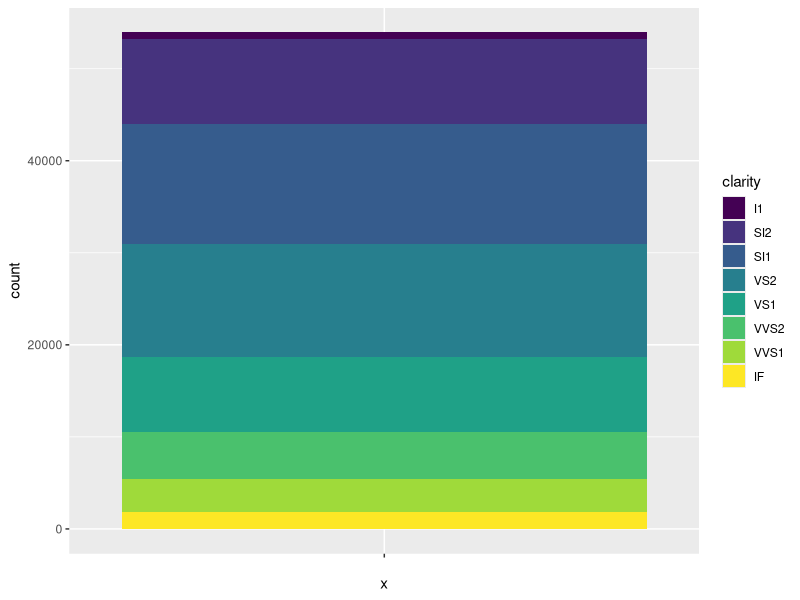
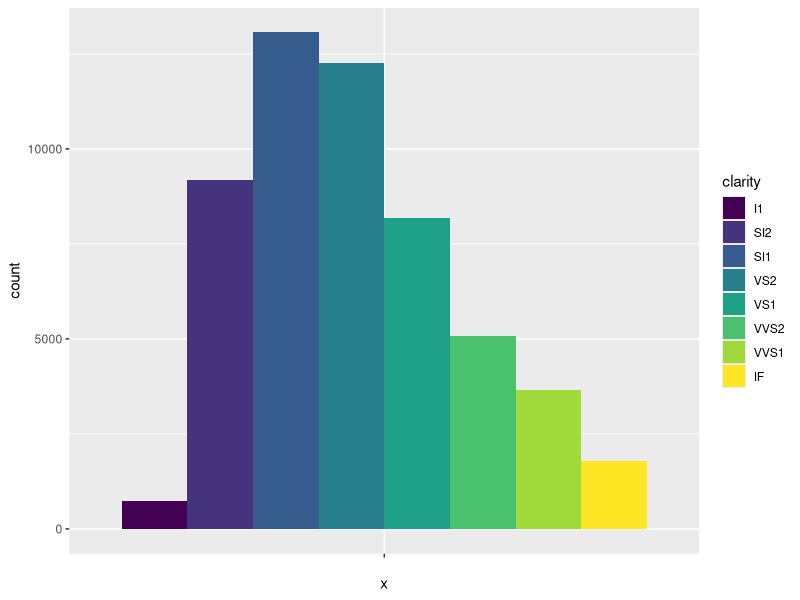
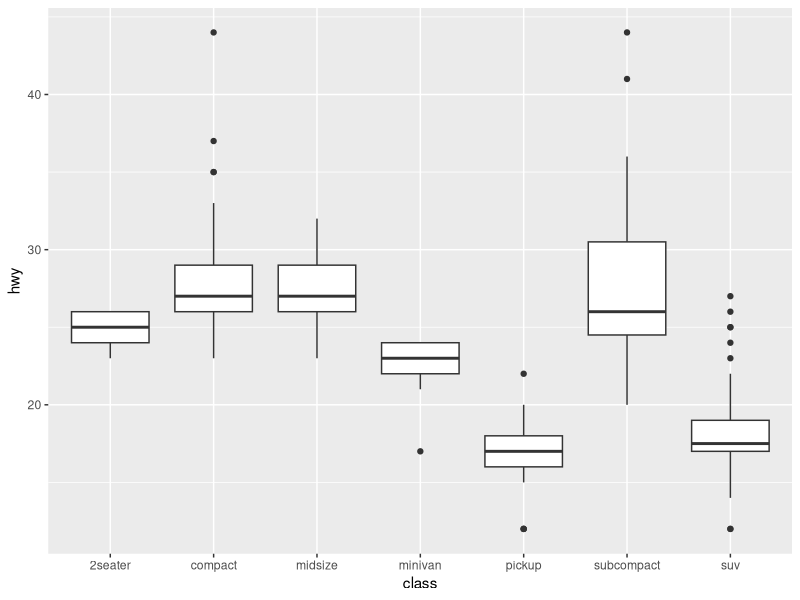
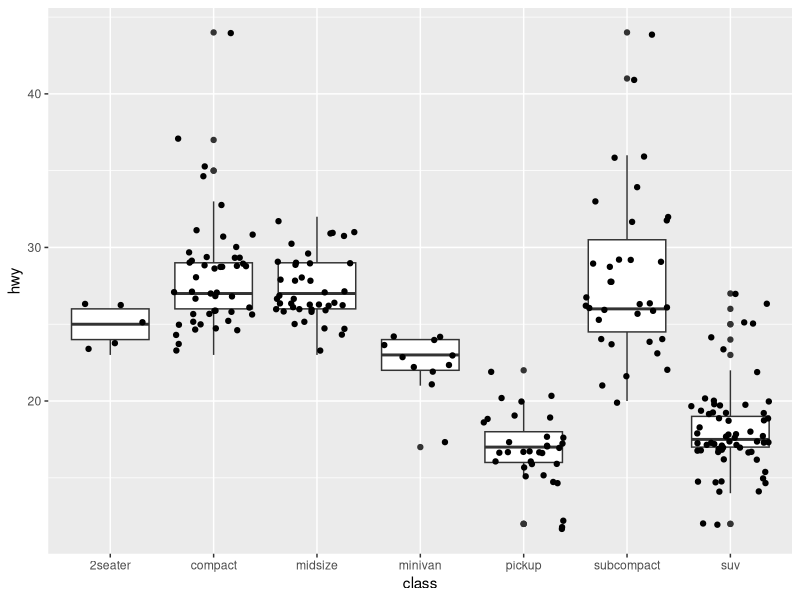
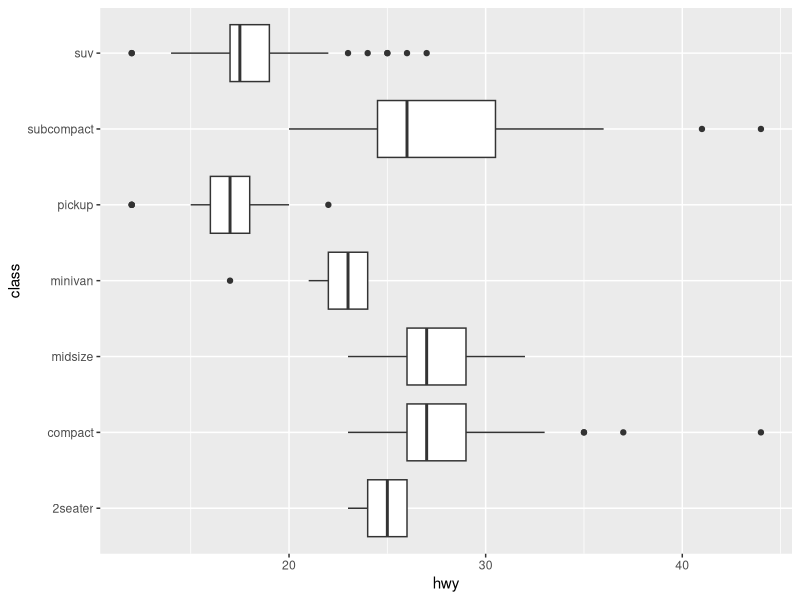
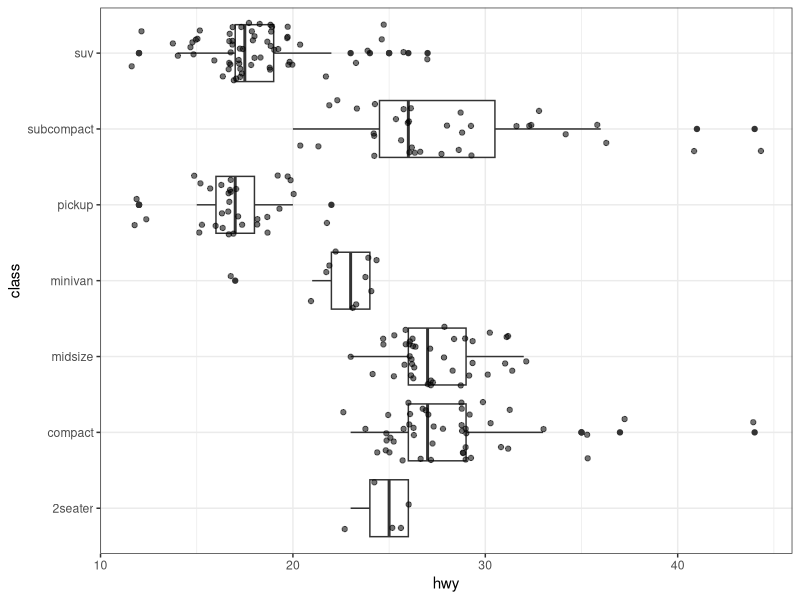
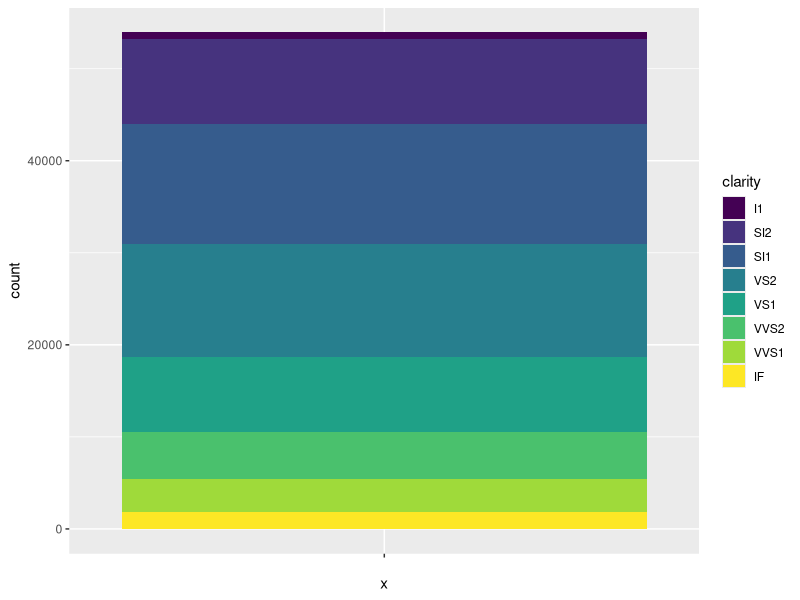
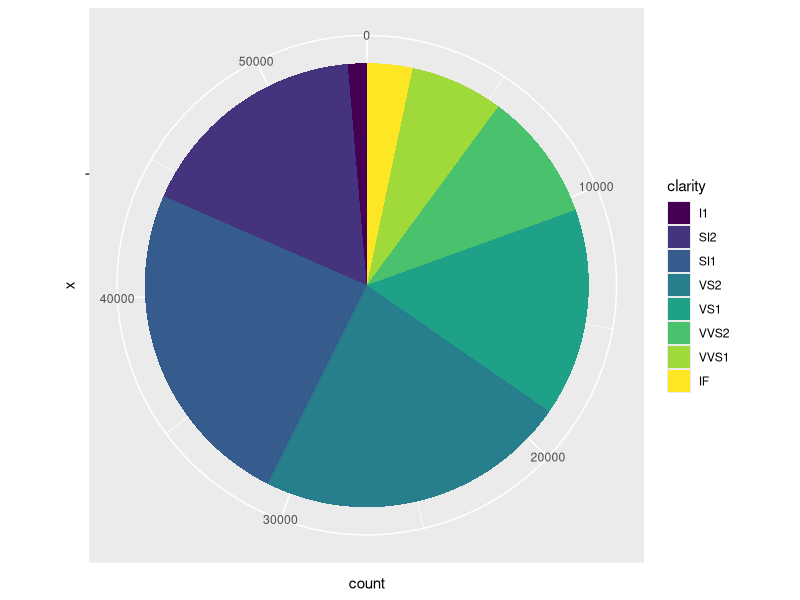

The R script that drew these images, in order:
library(tidyverse)

# dodge example
ggplot(diamonds,aes(x = "", fill = clarity)) + geom_bar(width = 1)

ggplot(diamonds,aes(x = "", fill = clarity)) + 
  geom_bar(width = 1, position = "dodge")

# boxplots
ggplot(mpg, aes(class, hwy)) + geom_boxplot()
ggplot(mpg, aes(class, hwy)) + geom_boxplot() + geom_jitter()
ggplot(mpg, aes(class, hwy)) + geom_boxplot() + coord_flip()

ggplot(mpg, aes(class, hwy)) + 
  geom_boxplot() + 
  geom_jitter(aes(alpha = 0.1)) + 
  coord_flip() + 
  theme_bw() +
  guides(alpha = FALSE)

# Polar coordinats
ggplot(diamonds,aes(x = "", fill = clarity)) + geom_bar(width = 1)
ggplot(diamonds,aes(x = "", fill = clarity)) + geom_bar(width = 1) + coord_polar (theta = "y")
ggplot(diamonds,aes(x = "", fill = clarity)) + geom_bar(width = 1) + coord_polar( theta = "x")

# Transformation of axis
ggplot(diamonds, aes(carat, price)) +
  geom_point() +
  stat_smooth(method = lm) +
  scale_x_log10() +
  scale_y_log10()

# qplot provides a fast api for ploting
qplot(carat, price, data = diamonds,
      geom = c("point", "smooth"),
      method = "lm", log = "xy"
)

# Bar charts
ggplot(diamonds,aes(x = clarity, fill=clarity)) + geom_bar()
#ggplot(diamonds,aes(x = clarity, fill=clarity)) + geom_bar(position = "dodge")
diamonds %>% 
  mutate(Clarity = clarity) %>% 
  select(-clarity) %>% 
  ggplot(aes(x = Clarity, fill= Clarity)) + geom_bar()

# Example of setting a layers properties explicitly
ggplot() +
  layer(
    data = diamonds, mapping = aes(x = carat, y = price),
    geom = "point", stat = "identity", position = "identity"
  ) +
  scale_y_continuous() +
  scale_x_continuous() +
  coord_cartesian()

## to recreate
data.frame(x = c(1,2,3,4,5) ) %>% mutate(y = exp(x)) %>% ggplot(aes(x,y)) + geom_point()
data.frame(x = c(1,2,3,4,5) ) %>% mutate(y = exp(x)) %>% ggplot(aes(x,y)) + geom_point() + geom_line()
data.frame(x = c(1,2,3,4,5) ) %>% mutate(y = exp(x)) %>% ggplot(aes(x,y)) + geom_point() + geom_line() +
   scale_y_log10()

